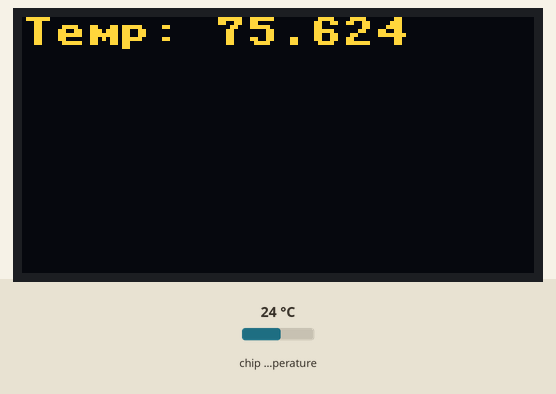
The program below on a simulated Raspberry Pi Pico running MicroPython. On the bench: 128×64 one-colour display. The inputs (shaded band) are chosen by the test bench; at power-on: chip temperature 24 °C. The OLED is the two-colour kind (top 16 rows yellow); library files of the repository ran but are not shown: ssd1306.py; what the program prints to the serial console is not drawn.

Above: at 1.2 s.
1.3 s: chip temperature set to 1 °C
At 2.9 s:
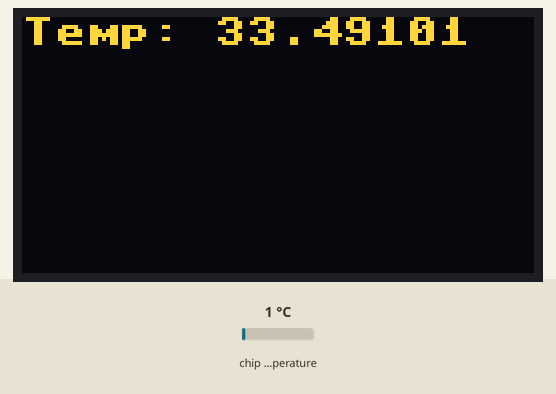
4.0 s: chip temperature set to 11 °C
At 5.1 s:
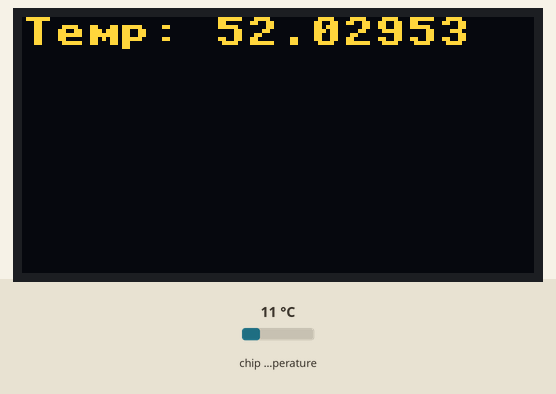
6.7 s: chip temperature set to 22 °C
At 9.5 s:
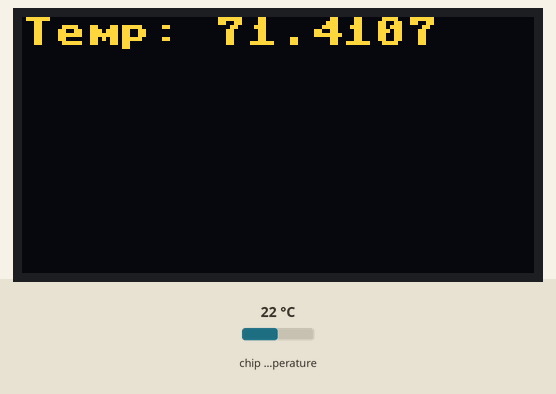
Timing chart, 0 to 11.0 s (numbered marks = the images above; inputs shaded):
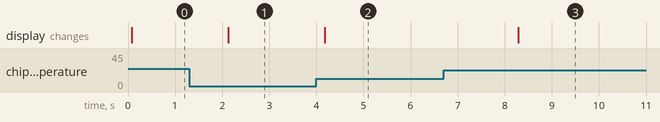

The program:

temperatureCelcius.py
```python
from ssd1306 import SSD1306_I2C
from machine import Pin, I2C
import time

i2c=I2C(0,sda=Pin(0), scl=Pin(1), freq=400000)
oled = SSD1306_I2C(128, 64, i2c)

def clear(x):
    for j in range(x,63):
        oled.line(x,j - 1,127,j - 1,0)
    oled.show()

sensor_temp = machine.ADC(4)
conversion_factor = 3.3 / (65535)

while True:
    reading = sensor_temp.read_u16() * conversion_factor
    temperatureC = 27 - (reading - 0.706)/0.001721
    temperatureF = (temperatureC * 9/5) + 32
    clear(0)
    oled.text("Temp: " + str(temperatureF), 0, 0)
    oled.show()
    print(temperatureF)
    time.sleep(2)
```

Measured:
- after the input at 1.3 s, the display: changes after 0.83 s (image 1)
- after the input at 4.0 s, the display: changes after 0.18 s (image 2)
- after the input at 6.7 s, the display: changes after 1.6 s (image 3)
